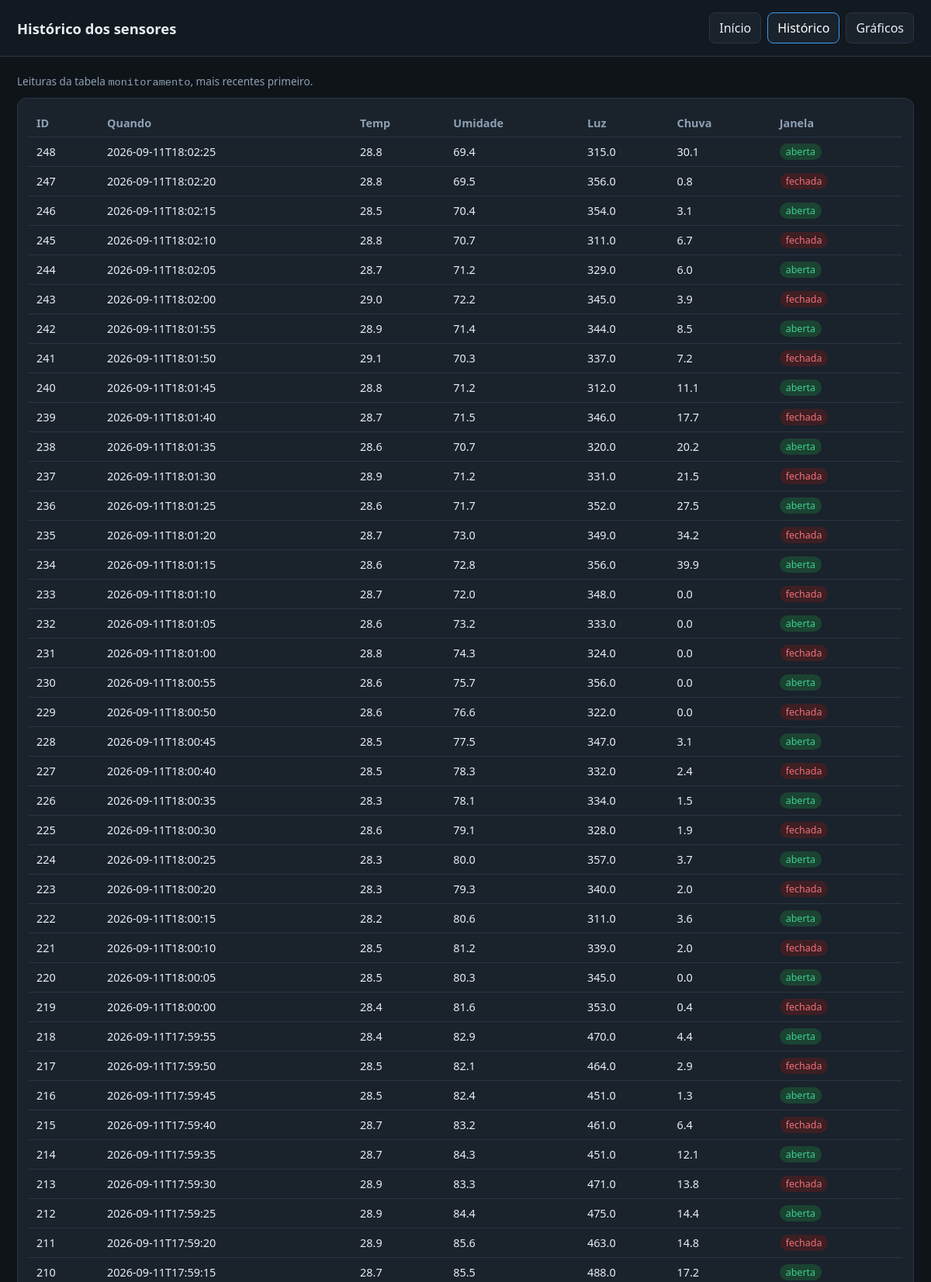
Screenshot of /listar (upper part) with the database file from the repository.
### tables this page shows
CREATE TABLE monitoramento (
                id INTEGER PRIMARY KEY AUTOINCREMENT,
                luminosidade REAL,
                umidade REAL,
                temperatura REAL,
                status_janela TEXT,
                chuva REAL,
                criado_em TEXT
            );

### Servidor.py (the view)
@app.route("/listar")
def listar():
    dados = daofile.listar()
    return render_template("index.html", dados_sensor=dados)

### daofile.py (called while the page is built)
def _conectar():
    conn = sqlite3.connect(DB_PATH)
    conn.row_factory = sqlite3.Row
    return conn

def _init():
    with _conectar() as conn:
        conn.execute(
            """
            CREATE TABLE IF NOT EXISTS monitoramento (
                id INTEGER PRIMARY KEY AUTOINCREMENT,
                luminosidade REAL,
                umidade REAL,
                temperatura REAL,
                status_janela TEXT,
                chuva REAL,
                criado_em TEXT
            )
            """
        )
        conn.execute(
            """
            CREATE TABLE IF NOT EXISTS temperatura_umidade (
                id INTEGER PRIMARY KEY AUTOINCREMENT,
                umidade REAL,
                temperatura REAL,
                criado_em TEXT
            )
            """
        )

def listar(limite=200):
    _init()
    with _conectar() as conn:
        linhas = conn.execute(
            """
            SELECT * FROM monitoramento
            ORDER BY id DESC
            LIMIT ?
            """,
            (limite,),
        ).fetchall()
    return [dict(l) for l in linhas]

### templates/index.html (shortened to what this page needs)
<!DOCTYPE html>
<html lang="pt-BR">
<head>
  <link rel="stylesheet" href="{{ url_for('static', filename='estilo.css') }}">
</head>
<body>
  <header>
    <h1>Histórico dos sensores</h1>
    <nav>
      <a href="/">Início</a>
      <a class="ativo" href="/listar">Histórico</a>
      <a href="/graficos">Gráficos</a>
    </nav>
  </header>
  <main>
    <p class="hint">Leituras da tabela <code>monitoramento</code>, mais recentes primeiro.</p>
    {% if dados_sensor %}
    <div class="card" style="overflow:auto">
      <table>
        <thead>
          <tr>
            <th>ID</th>
            <th>Quando</th>
            <th>Temp</th>
            <th>Umidade</th>
            <th>Luz</th>
            <th>Chuva</th>
            <th>Janela</th>
          </tr>
        </thead>
        <tbody>
          {% for d in dados_sensor %}
          <tr>
            <td>{{ d.id }}</td>
            <td>{{ d.criado_em }}</td>
            <td>{{ d.temperatura }}</td>
            <td>{{ d.umidade }}</td>
            <td>{{ d.luminosidade }}</td>
            <td>{{ d.chuva }}</td>
            <td>
              {% if d.status_janela == "aberta" %}
              <span class="badge on">aberta</span>
              {% else %}
              <span class="badge off">{{ d.status_janela or "fechada" }}</span>
              {% endif %}
            </td>
          </tr>
          {% endfor %}
        </tbody>
      </table>
    </div>
    {% else %}
    <div class="card vazio">Ainda não há leituras. Envie POST em <code>/monitoramento</code> ou use <code>/ajustar</code>.</div>
    {% endif %}
  </main>
</body>
</html>

### static/estilo.css (style rules this page uses)
:root { --bg: #0f1419; --panel: #1a222c; --line: #2a3644; --text: #e8eef4; --muted: #8ea0b3; --accent: #3d9cf0; --ok: #3ecf8e; --warn: #f0b429; --bad: #f07178; }
* { box-sizing: border-box; }
body { margin: 0; font-family: "Segoe UI", system-ui, sans-serif; background: var(--bg); color: var(--text); min-height: 100vh; }
a { color: var(--accent); text-decoration: none; }
header { display: flex; flex-wrap: wrap; gap: 12px; align-items: center; justify-content: space-between; padding: 16px 22px; border-bottom: 1px solid var(--line); background: #121920; }
header h1 { margin: 0; font-size: 1.15rem; font-weight: 600; }
nav { display: flex; gap: 8px; flex-wrap: wrap; }
nav a { padding: 8px 12px; border-radius: 8px; color: var(--text); background: var(--panel); border: 1px solid var(--line); }
nav a.ativo, nav a:hover { border-color: var(--accent); color: #fff; }
main { padding: 22px; max-width: 1200px; margin: 0 auto; }
.card { background: var(--panel); border: 1px solid var(--line); border-radius: 12px; padding: 14px; }
table { width: 100%; border-collapse: collapse; font-size: 0.9rem; }
th, td { padding: 8px 10px; border-bottom: 1px solid var(--line); text-align: left; }
th { color: var(--muted); font-weight: 600; }
.badge { display: inline-block; padding: 2px 8px; border-radius: 999px; font-size: 0.78rem; background: #243140; }
.badge.on { background: #1b4332; color: var(--ok); }
.badge.off { background: #3d1f24; color: var(--bad); }
.hint { color: var(--muted); font-size: 0.85rem; margin: 0 0 12px; }

### rows the page displays
monitoramento: id "248", criado_em "2026-09-11T18:02:25", temperatura "28.8", umidade "69.4", luminosidade "315.0", chuva "30.1", status_janela "aberta"
monitoramento: id "247", criado_em "2026-09-11T18:02:20", temperatura "28.8", umidade "69.5", luminosidade "356.0", chuva "0.8", status_janela "fechada"
monitoramento: id "246", criado_em "2026-09-11T18:02:15", temperatura "28.5", umidade "70.4", luminosidade "354.0", chuva "3.1", status_janela "aberta"
monitoramento: id "245", criado_em "2026-09-11T18:02:10", temperatura "28.8", umidade "70.7", luminosidade "311.0", chuva "6.7", status_janela "fechada"
monitoramento: id "244", criado_em "2026-09-11T18:02:05", temperatura "28.7", umidade "71.2", luminosidade "329.0", chuva "6.0", status_janela "aberta"
monitoramento: id "243", criado_em "2026-09-11T18:02:00", temperatura "29.0", umidade "72.2", luminosidade "345.0", chuva "3.9", status_janela "fechada"
monitoramento: id "242", criado_em "2026-09-11T18:01:55", temperatura "28.9", umidade "71.4", luminosidade "344.0", chuva "8.5", status_janela "aberta"
monitoramento: id "241", criado_em "2026-09-11T18:01:50", temperatura "29.1", umidade "70.3", luminosidade "337.0", chuva "7.2", status_janela "fechada"
monitoramento: id "240", criado_em "2026-09-11T18:01:45", temperatura "28.8", umidade "71.2", luminosidade "312.0", chuva "11.1", status_janela "aberta"
monitoramento: id "239", criado_em "2026-09-11T18:01:40", temperatura "28.7", umidade "71.5", luminosidade "346.0", chuva "17.7", status_janela "fechada"
monitoramento: id "238", criado_em "2026-09-11T18:01:35", temperatura "28.6", umidade "70.7", luminosidade "320.0", chuva "20.2", status_janela "aberta"
monitoramento: id "237", criado_em "2026-09-11T18:01:30", temperatura "28.9", umidade "71.2", luminosidade "331.0", chuva "21.5", status_janela "fechada"
monitoramento: id "236", criado_em "2026-09-11T18:01:25", temperatura "28.6", umidade "71.7", luminosidade "352.0", chuva "27.5", status_janela "aberta"
monitoramento: id "235", criado_em "2026-09-11T18:01:20", temperatura "28.7", umidade "73.0", luminosidade "349.0", chuva "34.2", status_janela "fechada"
monitoramento: id "234", criado_em "2026-09-11T18:01:15", temperatura "28.6", umidade "72.8", luminosidade "356.0", chuva "39.9", status_janela "aberta"
monitoramento: id "233", criado_em "2026-09-11T18:01:10", temperatura "28.7", umidade "72.0", luminosidade "348.0", chuva "0.0", status_janela "fechada"
monitoramento: id "232", criado_em "2026-09-11T18:01:05", temperatura "28.6", umidade "73.2", luminosidade "333.0", chuva "0.0", status_janela "aberta"
monitoramento: id "231", criado_em "2026-09-11T18:01:00", temperatura "28.8", umidade "74.3", luminosidade "324.0", chuva "0.0", status_janela "fechada"
monitoramento: id "230", criado_em "2026-09-11T18:00:55", temperatura "28.6", umidade "75.7", luminosidade "356.0", chuva "0.0", status_janela "aberta"
monitoramento: id "229", criado_em "2026-09-11T18:00:50", temperatura "28.6", umidade "76.6", luminosidade "322.0", chuva "0.0", status_janela "fechada"
monitoramento: id "228", criado_em "2026-09-11T18:00:45", temperatura "28.5", umidade "77.5", luminosidade "347.0", chuva "3.1", status_janela "aberta"
monitoramento: id "227", criado_em "2026-09-11T18:00:40", temperatura "28.5", umidade "78.3", luminosidade "332.0", chuva "2.4", status_janela "fechada"
monitoramento: id "226", criado_em "2026-09-11T18:00:35", temperatura "28.3", umidade "78.1", luminosidade "334.0", chuva "1.5", status_janela "aberta"
monitoramento: id "225", criado_em "2026-09-11T18:00:30", temperatura "28.6", umidade "79.1", luminosidade "328.0", chuva "1.9", status_janela "fechada"
monitoramento: id "224", criado_em "2026-09-11T18:00:25", temperatura "28.3", umidade "80.0", luminosidade "357.0", chuva "3.7", status_janela "aberta"
monitoramento: id "223", criado_em "2026-09-11T18:00:20", temperatura "28.3", umidade "79.3", luminosidade "340.0", chuva "2.0", status_janela "fechada"
monitoramento: id "222", criado_em "2026-09-11T18:00:15", temperatura "28.2", umidade "80.6", luminosidade "311.0", chuva "3.6", status_janela "aberta"
monitoramento: id "221", criado_em "2026-09-11T18:00:10", temperatura "28.5", umidade "81.2", luminosidade "339.0", chuva "2.0", status_janela "fechada"
monitoramento: id "220", criado_em "2026-09-11T18:00:05", temperatura "28.5", umidade "80.3", luminosidade "345.0", chuva "0.0", status_janela "aberta"
monitoramento: id "219", criado_em "2026-09-11T18:00:00", temperatura "28.4", umidade "81.6", luminosidade "353.0", chuva "0.4", status_janela "fechada"
monitoramento: id "218", criado_em "2026-09-11T17:59:55", temperatura "28.4", umidade "82.9", luminosidade "470.0", chuva "4.4", status_janela "aberta"
monitoramento: id "217", criado_em "2026-09-11T17:59:50", temperatura "28.5", umidade "82.1", luminosidade "464.0", chuva "2.9", status_janela "fechada"
monitoramento: id "216", criado_em "2026-09-11T17:59:45", temperatura "28.5", umidade "82.4", luminosidade "451.0", chuva "1.3", status_janela "aberta"
monitoramento: id "215", criado_em "2026-09-11T17:59:40", temperatura "28.7", umidade "83.2", luminosidade "461.0", chuva "6.4", status_janela "fechada"
monitoramento: id "214", criado_em "2026-09-11T17:59:35", temperatura "28.7", umidade "84.3", luminosidade "451.0", chuva "12.1", status_janela "aberta"
monitoramento: id "213", criado_em "2026-09-11T17:59:30", temperatura "28.9", umidade "83.3", luminosidade "471.0", chuva "13.8", status_janela "fechada"
monitoramento: id "212", criado_em "2026-09-11T17:59:25", temperatura "28.9", umidade "84.4", luminosidade "475.0", chuva "14.4", status_janela "aberta"
monitoramento: id "211", criado_em "2026-09-11T17:59:20", temperatura "28.9", umidade "85.6", luminosidade "463.0", chuva "14.8", status_janela "fechada"
monitoramento: id "210", criado_em "2026-09-11T17:59:15", temperatura "28.7", umidade "85.5", luminosidade "488.0", chuva "17.2", status_janela "aberta"
